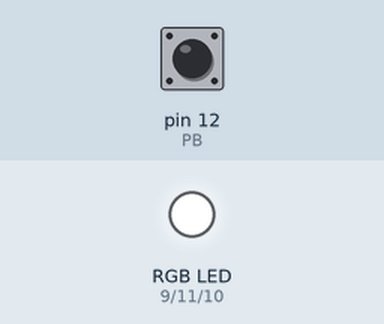
A sketch run on a simulated Arduino Uno, built with avr-gcc and run on an emulated ATmega328P. Parts: an RGB LED mixed from three pins (HIGH = lit). Inputs (shaded band) come from the test bench; at power-on: pin 12 (PB) HIGH. What the sketch prints to the serial monitor is not drawn.

Above: at 1.2 s.
1.3 s: pin 12 (PB) pulled LOW for 0.15 s
At 1.38 s:
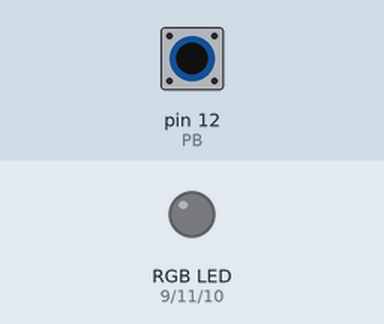
2.9 s: pin 12 (PB) pulled LOW for 3.2 s
At 6.5 s:
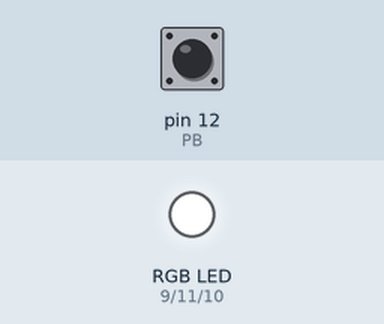
Timing chart, 0 to 8.0 s (numbered marks = the images above; inputs shaded):
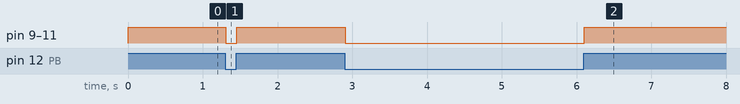

Measured:
- after the input at 1.3 s, pin 9 (red), pin 10 (blue), pin 11 (green): HIGH → LOW at once, → HIGH 0.15 s later
- after the input at 2.9 s, pin 9 (red), pin 10 (blue), pin 11 (green): HIGH → LOW at once, → HIGH 3.2 s later

The sketch:

8._PB_not_pressed_RGB_white_PB_pressed_RGB_off.ino
```cpp
/* CODE: RGB colour is white when PB is not pressed. When pressed, it turns the RGB off.

Description: This program sets up an RGB LED respectively connected to pins 9,10, and 11 corresponding to the red, blue, and green cathodes.
Pin 12 is used as the input for a push button switch, which is set up with an internal pull-up resistor.
The logic sets the RGB light white when PB is not pressed, then it turns off whenever PB is pressed.
Serial communication is also initialized and printed with the state of PB. */

int red = 9; // declares an integer variable called "red" and initializes it to 9. The red cathod of RGB is connected to the pin 9.
int blue = 10; // declares an integer variable called "blue" and initializes it to 10. The red cathod of RGB is connected to the pin 10.
int green = 11; // declares an integer variable called "green" and initializes it to 11. The red cathod of RGB is connected to the pin 11.
int PB = 12;  //declares an integer variable called "PB" AND initializes it to 12. The PB is connected to pin 12, eventually with an internal pullup resistor.

void setup() { // void setup is the section of the program that runs once.

  pinMode(PB, INPUT_PULLUP);   // sets the pin number stored in the "PB" variable to be an input with a pull-up resistor. When the button is not pressed, the input is held HIGH by the resistor.
  pinMode(red, OUTPUT);       // sets the pin number stored in the "red" variable to be an output.
  pinMode(blue, OUTPUT);     // sets the pin number stored in the "blue" variable to be an output.
  pinMode(green, OUTPUT);   // sets the pin number stored in the "green" variable to be an output.
  Serial.begin(9600);      // initializes the serial communication at a baud rate of 9600.
}

void loop() { // Void loop is the section of the program that runs forever.

  int buttonState = digitalRead(PB); // reads the state of the "PB" (pin 2) and stores it in an int called "buttonState".
  Serial.println(buttonState);       // prints the value of the "buttonState" variable to the serial monitor.
  if (buttonState == !0) {          // since internal_pull up inverts the logic, it was inverted by using "!". If statement checks if the button is NOT pressed. then:

   //TURN THE RGB COLOR WHITE BY MAKING ALL PINS HIGH.
    analogWrite(red, 255);     // sends a PWM signal with a value of 255 to the pin number stored in the "red" variable, turning on the red LED.
    analogWrite(blue, 255);    // sends a PWM signal with a value of 255 to the pin number stored in the "blue" variable, turning on the blue LED.
    analogWrite(green, 255);   // sends a PWM signal with a value of 255 to the pin number stored in the "green" variable, turning on the green LED.
    // consequently, turning the red, blue, and green on simultaneously will have a white colour.

  } else { //otherwise (if button IS pressed), then...

  //TURN OFF EVERY PIN.
    analogWrite(red, 0);     // turns off the PWM signal by sending a value of 0 in pin number stored in the "red" variable, turning on the red LED.
    analogWrite(blue, 0);    // turns off the PWM signal by sending a value of 0 in pin number stored in the "blue" variable, turning on the blue LED.
    analogWrite(green, 0);   // turns off the PWM signal by sending a value of 0 in pin number stored in the "green" variable, turning on the green LED.
    // consequently, turning off the red, blue, and green on simultaneously will turn off the RGB LED.
  }
}
```
